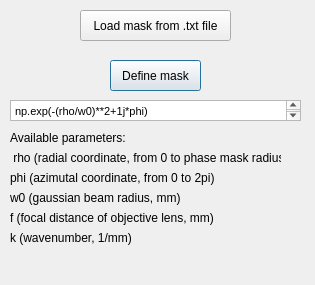
<?xml version="1.0" encoding="UTF-8"?>
<ui version="4.0">
 <class>Dialog</class>
 <widget class="QDialog" name="Dialog">
  <property name="geometry">
   <rect>
    <x>0</x>
    <y>0</y>
    <width>315</width>
    <height>285</height>
   </rect>
  </property>
  <property name="windowTitle">
   <string>Define mask</string>
  </property>
  <widget class="QLabel" name="label_2">
   <property name="geometry">
    <rect>
     <x>10</x>
     <y>150</y>
     <width>271</width>
     <height>16</height>
    </rect>
   </property>
   <property name="text">
    <string> rho (radial coordinate, from 0 to phase mask radius)</string>
   </property>
  </widget>
  <widget class="QLabel" name="label_3">
   <property name="geometry">
    <rect>
     <x>10</x>
     <y>130</y>
     <width>161</width>
     <height>16</height>
    </rect>
   </property>
   <property name="text">
    <string>Available parameters:</string>
   </property>
  </widget>
  <widget class="QLabel" name="label_4">
   <property name="geometry">
    <rect>
     <x>10</x>
     <y>190</y>
     <width>181</width>
     <height>16</height>
    </rect>
   </property>
   <property name="text">
    <string>w0 (gaussian beam radius, mm)</string>
   </property>
  </widget>
  <widget class="QLabel" name="label_5">
   <property name="geometry">
    <rect>
     <x>10</x>
     <y>210</y>
     <width>241</width>
     <height>16</height>
    </rect>
   </property>
   <property name="text">
    <string>f (focal distance of objective lens, mm)</string>
   </property>
  </widget>
  <widget class="QLabel" name="label_6">
   <property name="geometry">
    <rect>
     <x>10</x>
     <y>230</y>
     <width>141</width>
     <height>16</height>
    </rect>
   </property>
   <property name="text">
    <string>k (wavenumber, 1/mm)</string>
   </property>
  </widget>
  <widget class="QTextEdit" name="textEdit">
   <property name="geometry">
    <rect>
     <x>10</x>
     <y>100</y>
     <width>291</width>
     <height>21</height>
    </rect>
   </property>
   <property name="html">
    <string>&lt;!DOCTYPE HTML PUBLIC &quot;-//W3C//DTD HTML 4.0//EN&quot; &quot;http://www.w3.org/TR/REC-html40/strict.dtd&quot;&gt;
&lt;html&gt;&lt;head&gt;&lt;meta name=&quot;qrichtext&quot; content=&quot;1&quot; /&gt;&lt;style type=&quot;text/css&quot;&gt;
p, li { white-space: pre-wrap; }
&lt;/style&gt;&lt;/head&gt;&lt;body style=&quot; font-family:'MS Shell Dlg 2'; font-size:8.25pt; font-weight:400; font-style:normal;&quot;&gt;
&lt;p style=&quot; margin-top:0px; margin-bottom:0px; margin-left:0px; margin-right:0px; -qt-block-indent:0; text-indent:0px;&quot;&gt;np.exp(-(rho/w0)**2+1j*phi)&lt;/p&gt;&lt;/body&gt;&lt;/html&gt;</string>
   </property>
  </widget>
  <widget class="QPushButton" name="pushButton">
   <property name="geometry">
    <rect>
     <x>110</x>
     <y>60</y>
     <width>91</width>
     <height>31</height>
    </rect>
   </property>
   <property name="text">
    <string>Define mask</string>
   </property>
  </widget>
  <widget class="QPushButton" name="pushButton_2">
   <property name="geometry">
    <rect>
     <x>80</x>
     <y>10</y>
     <width>151</width>
     <height>31</height>
    </rect>
   </property>
   <property name="text">
    <string>Load mask from .txt file</string>
   </property>
  </widget>
  <widget class="QLabel" name="label">
   <property name="geometry">
    <rect>
     <x>10</x>
     <y>170</y>
     <width>301</width>
     <height>16</height>
    </rect>
   </property>
   <property name="text">
    <string>phi (azimutal coordinate, from 0 to 2pi)</string>
   </property>
  </widget>
 </widget>
 <resources/>
 <connections/>
</ui>
